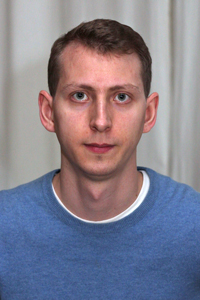
#> input picture AIN/AIN_Alexander Simko.jpg, 200 x 300 px; its folder holds only this picture in this run
$ python image_preprocessing_kivi.py
#> lines starting #> are read from the running program, lines starting #| are printed output that depends on the picture
import cv2
import os

# get the path/directory
folder_dir = "AIN"
for images in os.listdir(folder_dir):
    # Read the input image
    img = cv2.imread("AIN/"+images)
#> img is the input picture: shape (300, 200, 3); mean B, G, R 141.1, 126.7, 131.1

    # Convert into grayscale
    gray = cv2.cvtColor(img, cv2.COLOR_BGR2GRAY)
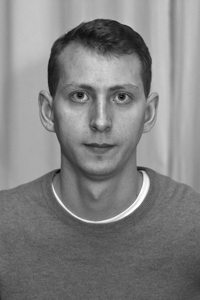
#> gray: shape (300, 200); min 1, max 255, mean 129.7

    # Load the cascade
    face_cascade = cv2.CascadeClassifier('haarcascade_frontalface_default.xml')

    # Detect faces
    faces = face_cascade.detectMultiScale(gray, 1.1, 4)
#> faces = [[58, 145, 83, 83], [41, 50, 122, 122]]

    # Draw rectangle around the faces and crop the faces
    for (x, y, w, h) in faces:
        faces = img[y:y + h, x:x + w]
        cv2.imwrite('cropped_hip/' + images, faces)
#> this loop made 2 passes
#> pass 1, `faces = img[y:y + h, x:x + w]`:
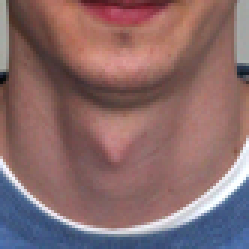
#> faces: shape (83, 83, 3) (shown 3 times larger); mean B, G, R 107.1, 106.2, 137.1
#> pass 2, `faces = img[y:y + h, x:x + w]`:
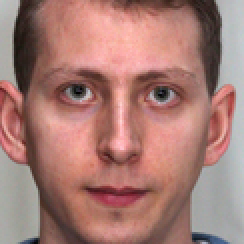
#> faces: shape (122, 122, 3) (shown 2 times larger); mean B, G, R 116.5, 123.7, 167.1

$ run again, on AIN/AIN_Maria Lucka.jpg
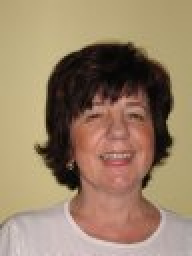
#> input picture AIN/AIN_Maria Lucka.jpg, 96 x 128 px (shown 2 times larger)
#> img is the input picture: shape (128, 96, 3); mean B, G, R 104.5, 130.4, 153.6
#> `gray = cv2.cvtColor(img, cv2.COLOR_BGR2GRAY)`:
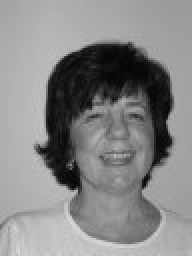
#> gray: shape (128, 96) (shown 2 times larger); min 3, max 218, mean 134.4
#> `faces = face_cascade.detectMultiScale(gray, 1.1, 4)`: faces = [[33, 41, 50, 50]]
#> the loop `for (x, y, w, h) in faces:` made 1 pass
#> pass 1, `faces = img[y:y + h, x:x + w]`:
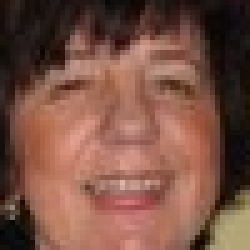
#> faces: shape (50, 50, 3) (shown 5 times larger); mean B, G, R 68.2, 81.5, 121.9

$ run again, on AIN/AIN_Maria Meriova.jpg
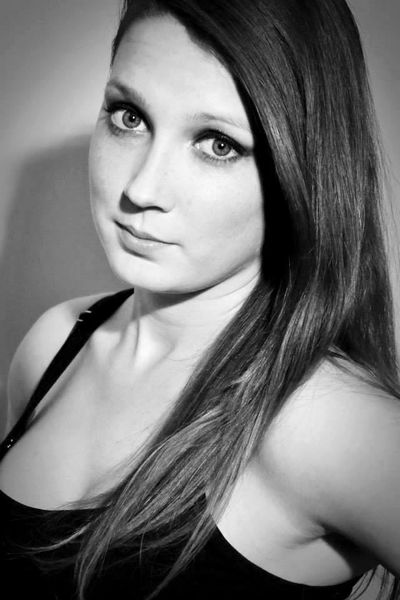
#> input picture AIN/AIN_Maria Meriova.jpg, 400 x 600 px
#> img is the input picture: shape (600, 400, 3); min 0, max 255, mean 117
#> `faces = face_cascade.detectMultiScale(gray, 1.1, 4)`: faces = [[53, 44, 237, 237]]
#> the loop `for (x, y, w, h) in faces:` made 1 pass
#> pass 1, `faces = img[y:y + h, x:x + w]`:
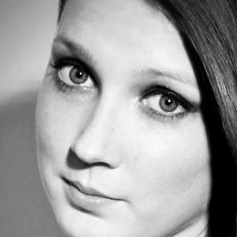
#> faces: shape (237, 237, 3); min 0, max 255, mean 158.3

$ run again, on AIN/AIN_Andrej Balaz.jpg
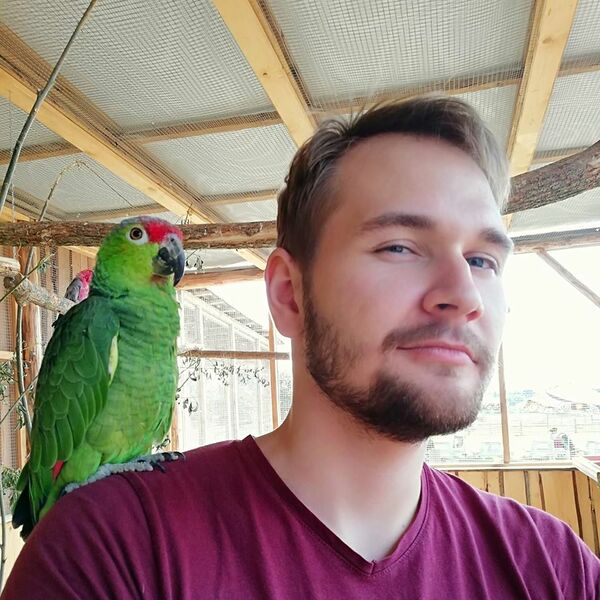
#> input picture AIN/AIN_Andrej Balaz.jpg, 600 x 600 px
#> img is the input picture: shape (600, 600, 3); mean B, G, R 125.1, 134.5, 154.7
#> `gray = cv2.cvtColor(img, cv2.COLOR_BGR2GRAY)`:
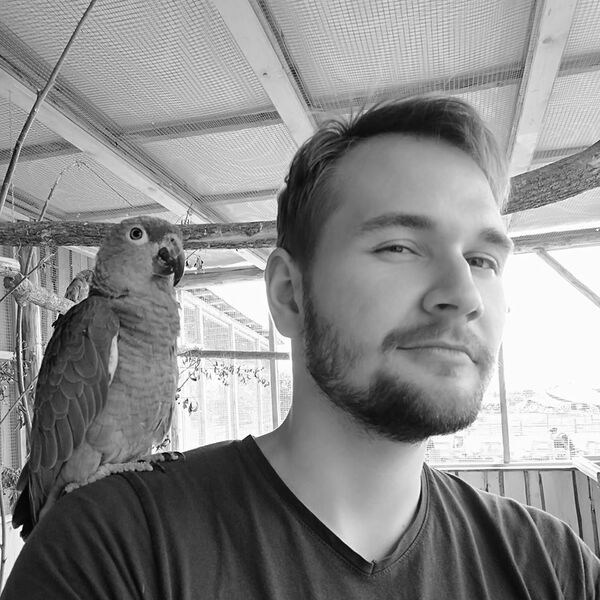
#> gray: shape (600, 600); min 0, max 255, mean 139.5
#> `faces = face_cascade.detectMultiScale(gray, 1.1, 4)`: faces = [[228, 52, 56, 56], [387, 205, 136, 136], [305, 142, 261, 261]]
#> the loop `for (x, y, w, h) in faces:` made 3 passes
#> pass 3, `faces = img[y:y + h, x:x + w]`:
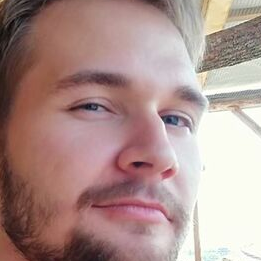
#> faces: shape (261, 261, 3); mean B, G, R 141.5, 145.7, 173.2
